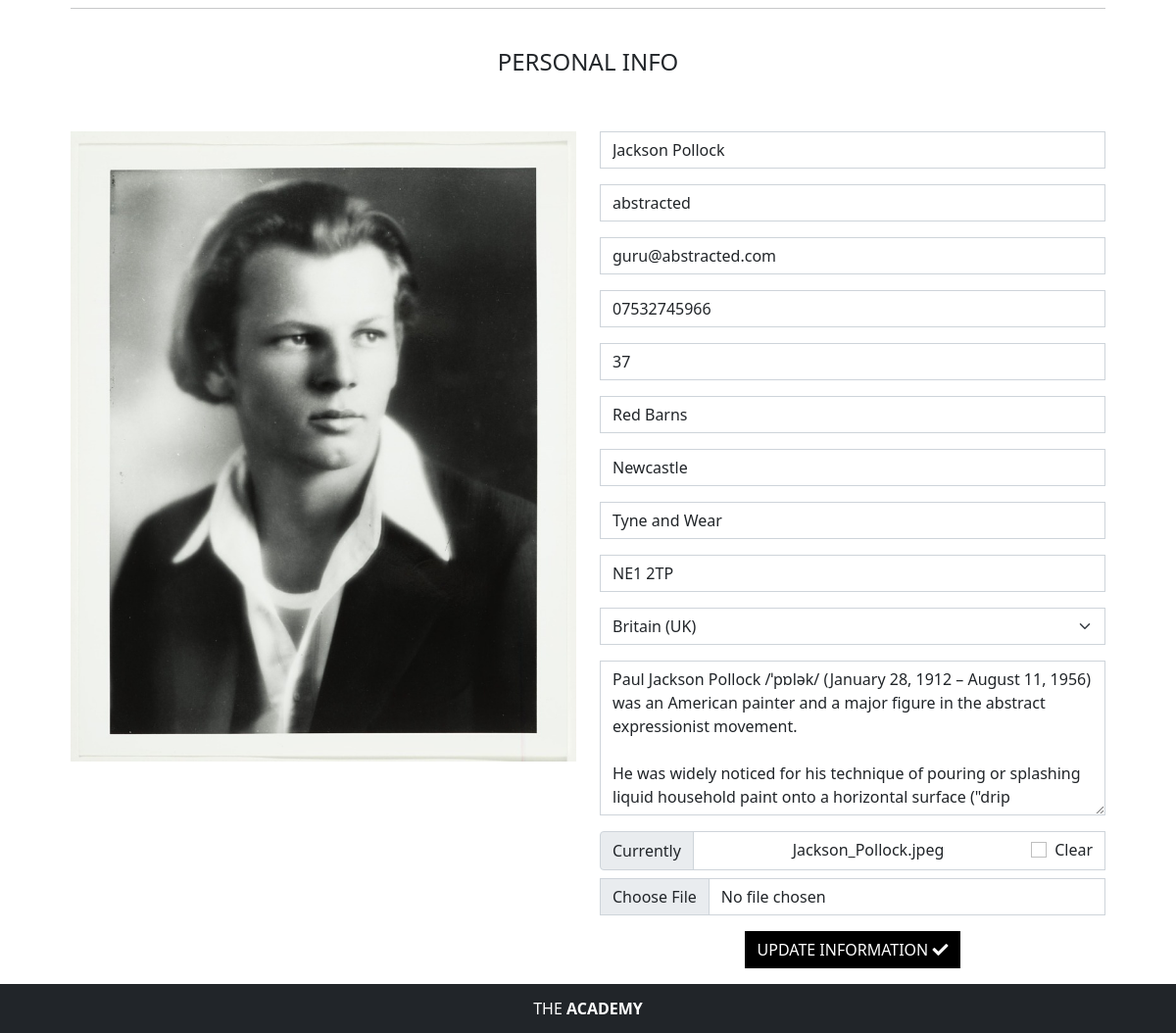
The page /academics/8 (signed in, lower part) on the database as committed earlier.
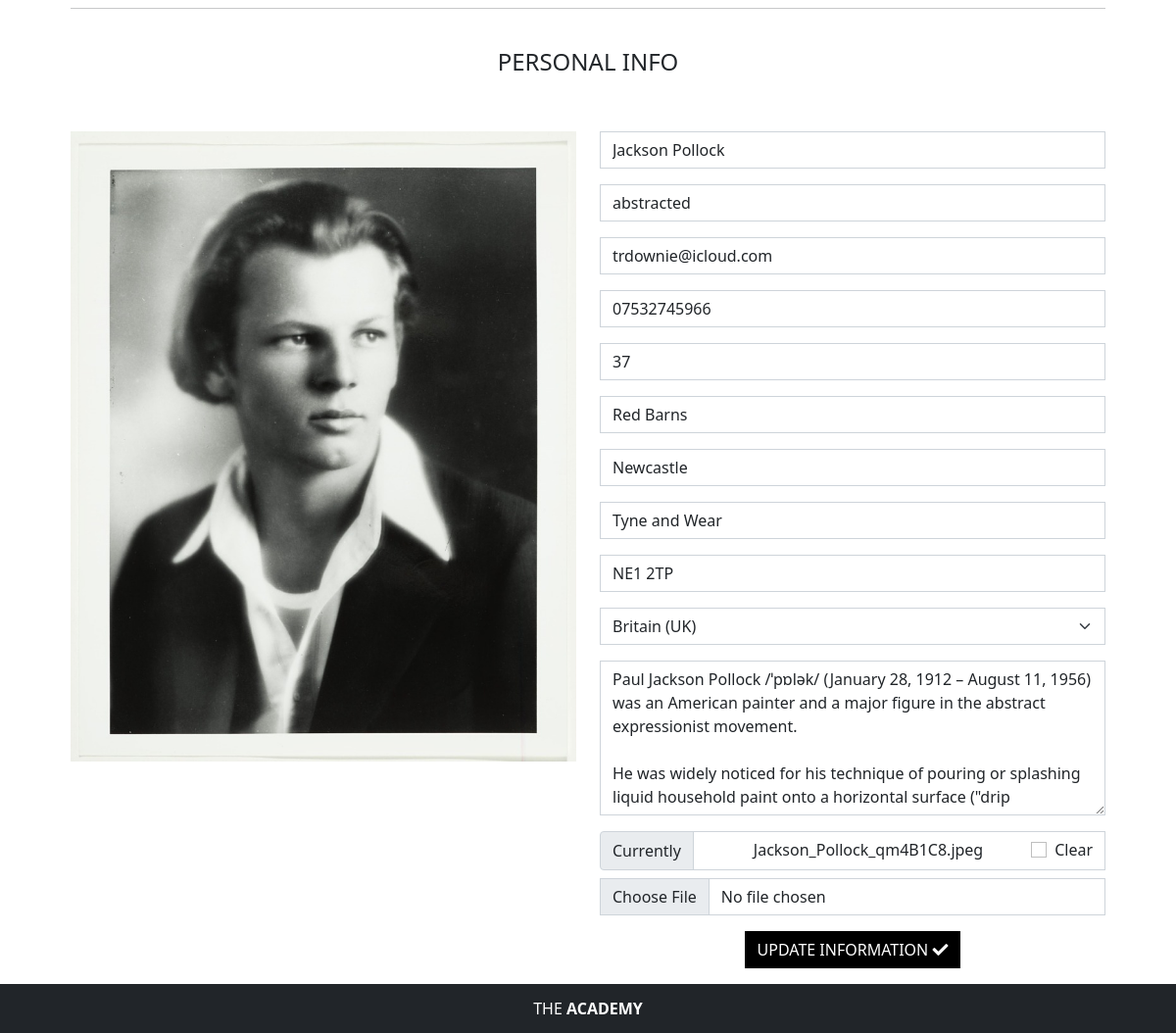
The same page on the database as committed later.
### academics/models.py (models this page shows, shortened)
class Academic(models.Model):
    user = models.OneToOneField(User, on_delete=models.CASCADE,
                                related_name='academic', null=True)
    name = models.CharField(max_length=70)
    username = models.CharField(max_length=15)  # to delete?
    default_email = models.EmailField(max_length=254, blank=True)
    default_phone_number = models.CharField(max_length=20, blank=True)
    default_street_address1 = models.CharField(max_length=80, blank=True)
    default_street_address2 = models.CharField(max_length=80, blank=True)
    default_town_or_city = models.CharField(max_length=40, blank=True)
    default_county = models.CharField(max_length=80, blank=True)
    default_postcode = models.CharField(max_length=20, blank=True)
    default_country = CountryField(blank_label='Country', blank=True)
    about = models.TextField()
    level = models.DecimalField(max_digits=4, decimal_places=1, null=True, blank=True)
    image = models.ImageField(blank=True)
    following = models.ManyToManyField('self', symmetrical=False, blank=True)
    class Meta:
        ordering = ['name']

### academics/views.py (the view)
# urls.py: path('<int:academic_id>', views.academic_profile, name='academic_profile'),
def academic_profile(request, academic_id):
    academic = get_object_or_404(Academic, pk=academic_id)
    if request.method == 'POST':
        form = AcademicProfileForm(request.POST, request.FILES, instance=academic)
        if form.is_valid():
            form.save()
            messages.success(request, f'Profile updated, {academic.name}')
        else:
            messages.error(request, 'Profile not updated. Please check form!')
    else:
        form = AcademicProfileForm(instance=academic)
    followers = academic.academic_set.all()
    follower_count = followers.count()
    form = AcademicProfileForm(instance=academic)
    orders = academic.orders.all()
    articles = academic.article_set.all()
    context = {
        'academic': academic,
        'followers': followers,
        'follower_count': follower_count,
        'form': form,
        'orders': orders,
        'on_profile': True,
        'articles': articles
    }
    return render(request, 'academics/academic_profile.html', context)

### articles/models.py (called while the page is built)
    def __str__(self):
        return self.title

### bag/contexts.py (called while the page is built, shortened)
def bag_contents(request):
    bag_articles = []
    bag_subscriptions = []
    bag_total = 0
    article_count = 0
    subscription_count = 0
    bag = request.session.get('bag', {})
    context = {
        'bag_articles': bag_articles,
        'bag_subscriptions': bag_subscriptions,
        'bag_total': bag_total,
        'article_count': article_count,
        'subscription_count': subscription_count,
    }
    return context

### academics/templates/academics/academic_profile.html (shortened to what this page needs)
{% extends "base.html" %}
{% load static %}
{% block content %}
    <div id="main-content" class="container">
        {% if user.username == academic.username %}
            <hr class="my-3">
            <div class="row">
                <h4 class="text-center mt-4">PERSONAL INFO</h4>
            </div>
        {% endif %}
        <div class="row">
            <div class="col-md-12 col-lg-6 my-5">
                {% if academic.image %}
                    <a class="profile-img" href="{{ academic.image.url }}" target="_blank">
                        <img class="profile-image" src="{{ academic.image.url }}"  alt="{{ academic.name }}">
                    </a>
                {% else %}
                    <img class="profile-image" src="/media/noimage.jpeg"  alt="Placeholder">
                {% endif %}
            </div>
            <div class="col-md-12 col-lg-6">
                {% if user.username == academic.username %}
                    {% include 'includes/profile.html' %}
                {% endif %}
            </div>
        </div>
{% endblock %}

### academics/templates/includes/profile.html (shortened to what this page needs)
<div class="mt-5">
    <form action="{% url 'academic_profile' academic.id %}" method="POST" id="profile-form" class="text-center" enctype="multipart/form-data">
        {{ form|crispy }}
        <button type="submit" class="btn btn-black mb-3">
            Update Information
            <i class="fas fa-check"></i>
        </button>
        </div>
</div>

Rows that differ between the two databases and show on the page:
changed Academic "Jackson Pollock": default_email "guru@abstracted.com" → "trdownie@icloud.com"
Other text that changed with them:
text no longer shown: "Currently Jackson_Pollock.jpeg Clear"
text now shown: "Currently Jackson_Pollock_qm4B1C8.jpeg Clear"
